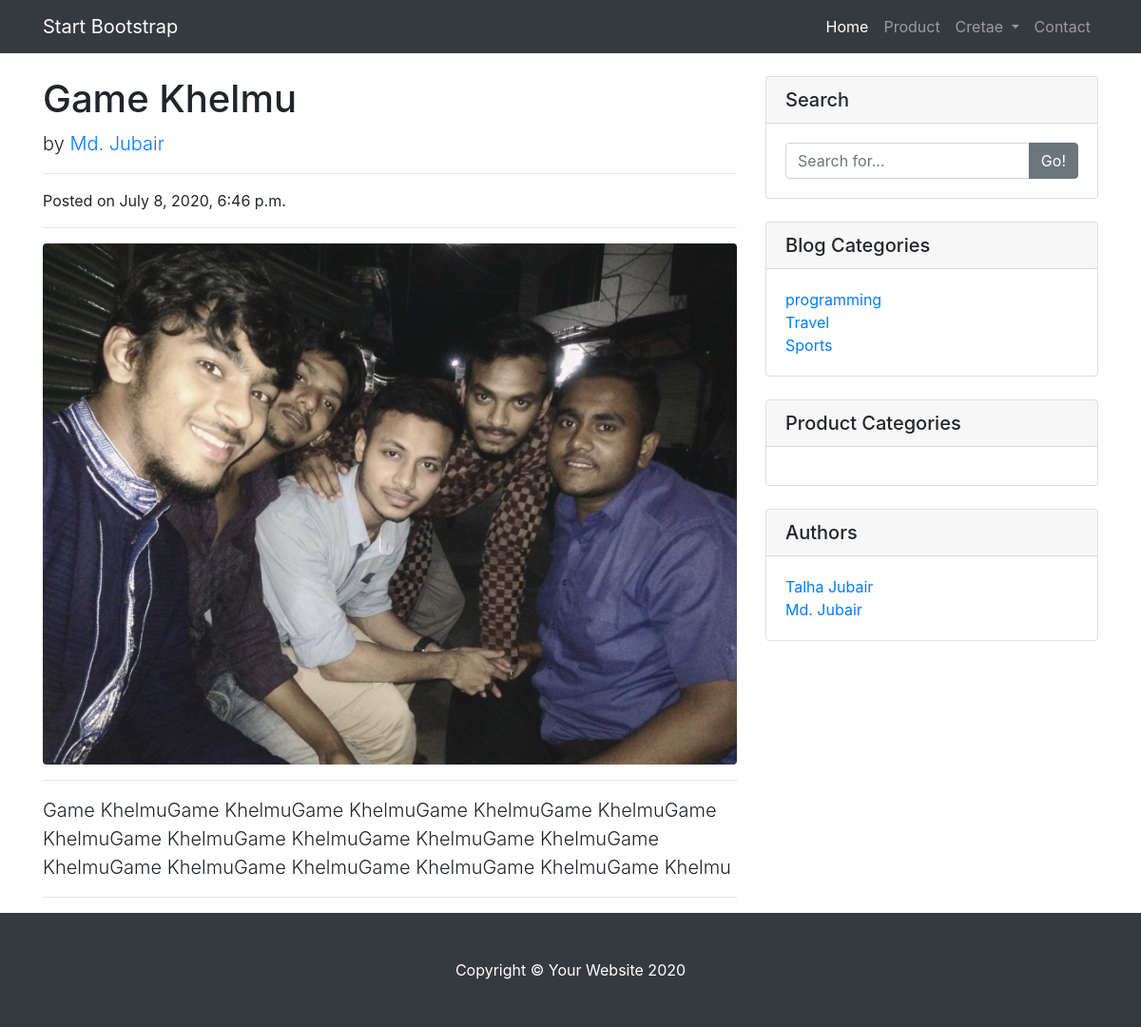
/blog/detail/2, run on an earlier commit of the app's database.
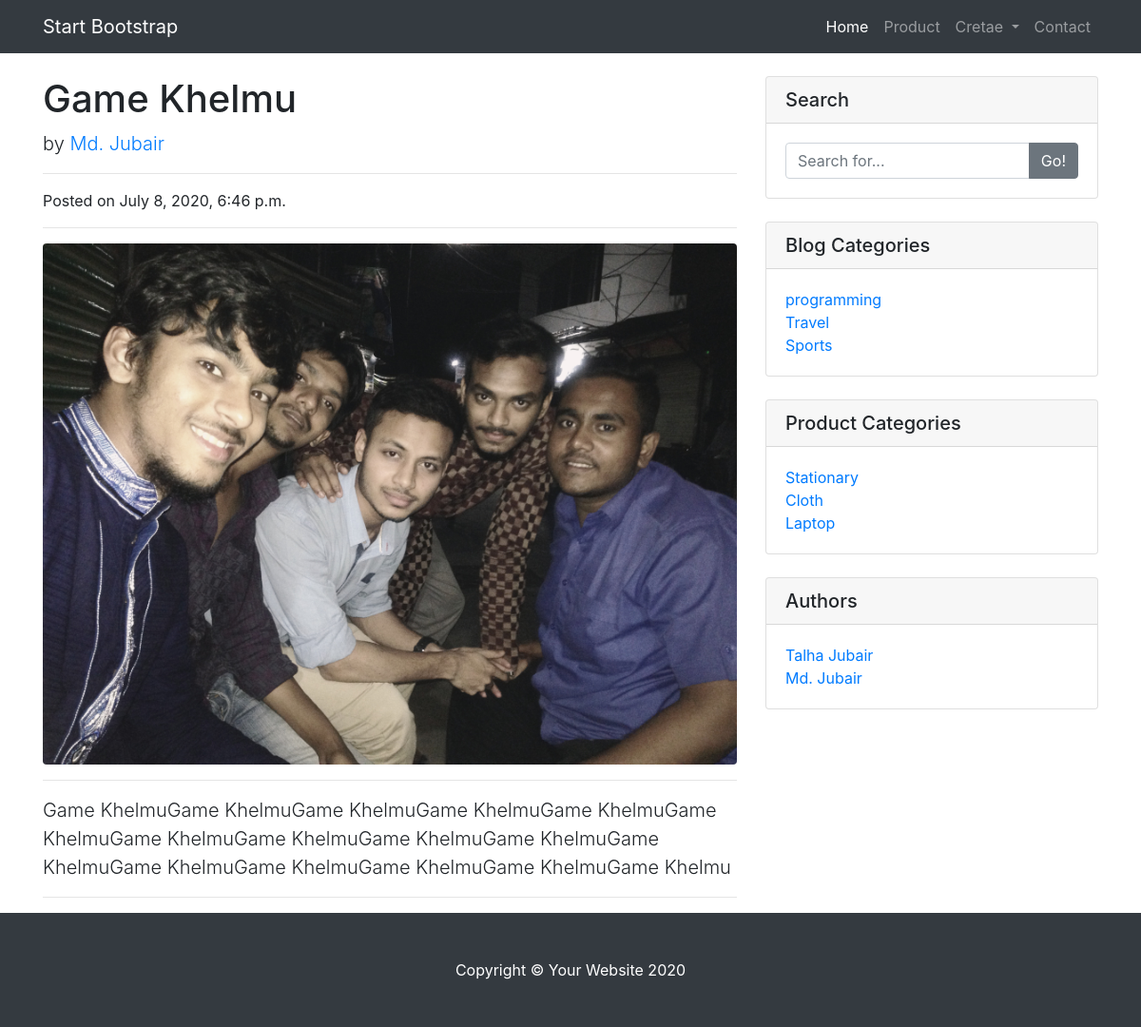
And on a later commit of the database.
### blog/models.py (models this page shows, shortened)
class Category(models.Model):
    name = models.CharField(max_length=50)

class Profile(models.Model):
    full_name = models.CharField(max_length=50)
    user = models.OneToOneField(User, on_delete=models.CASCADE)

### product/models.py (models this page shows, shortened)
class Category(models.Model):
    name = models.CharField(max_length=50)

### blog/views.py (the view)
# urls.py: path('detail/<int:id>', views.detail_post, name="detail-post"),
def detail_post(request, id):
    post_obj = Post.objects.get(id=id)
    context = {'post': post_obj}
    return render(request, 'blog/post_detail.html', context)

### bs4_blog/custom_context.py (called while the page is built)
def my_context(request):
    categories = Category.objects.all()
    profile = Profile.objects.all()
    p_ctg = product_category.objects.all()
    return {'categories': categories, 'profile': profile, 'p_ctg': p_ctg}

### templates/blog/post_detail.html
{% extends 'base.html' %}
{% block content %}
      <div class="col-lg-8">
        <h1 class="mt-4">{{ post.title }}</h1>
        <p class="lead">
          by
          <a href="#">{{ post.author.profile.full_name }}</a>
        </p>
        <hr>
        <p>Posted on {{ post.date }}</p>
        <hr>
        <img class="img-fluid rounded" src="{{ post.photo.url }}" alt="">
        <hr>
        <p class="lead">{{ post.body }}</p>
        <hr>
      </div>
      {% endblock  %}

### templates/base.html (shortened to what the changed rows need)
{% load static %}
<!DOCTYPE html>
<html lang="en">
  <head>
    <link
      href="{% static 'bootstrap/css/bootstrap.min.css' %}"
      rel="stylesheet"
    />
    <link href="{% static 'css/blog-home.css' %}" rel="stylesheet" />
  </head>
  <body>
    <div class="container">
      <div class="row">
        {% block content %} {% endblock %}
        <div class="col-md-4">
          <div class="card my-4">
            <div class="card-body">
              <div class="row">
                <div class="col-lg-6">
                  <ul class="list-unstyled mb-0">
                    {% for ctg in categories %}
                    <li>
                      <a href="{% url 'category-post' ctg.name %}"
                        >{{ ctg.name }}</a
                      >
                    </li>
                    {% endfor %}
                  </ul>
                </div>
              </div>
            </div>
          </div>
          <div class="card my-4">
            <div class="card-body">
              <div class="row">
                <div class="col-lg-6">
                  <ul class="list-unstyled mb-0">
                    {% for product_ctg in p_ctg %}
                    <li>
                      <a href="{% url 'p-category-post' product_ctg.name %}"
                        >{{ product_ctg.name }}</a
                      >
                    </li>
                    {% endfor %}
                  </ul>
                </div>
              </div>
            </div>
          </div>
          <div class="card my-4">
            <div class="card-body">
              <div class="row">
                <div class="col-lg-6">
                  <ul class="list-unstyled mb-0">
                    {% for profiles in profile %}
                    <li>
                      <a href="#">{{ profiles.full_name }}</a>
                    </li>
                    {% endfor %}
                  </ul>
                </div>
              </div>
            </div>
          </div>
        </div>
      </div>
    </div>
  </body>
</html>

What changed in the data, as far as the page shows it:
added Category: name "Stationary"
added Category: name "Cloth"
added Category: name "Laptop"
